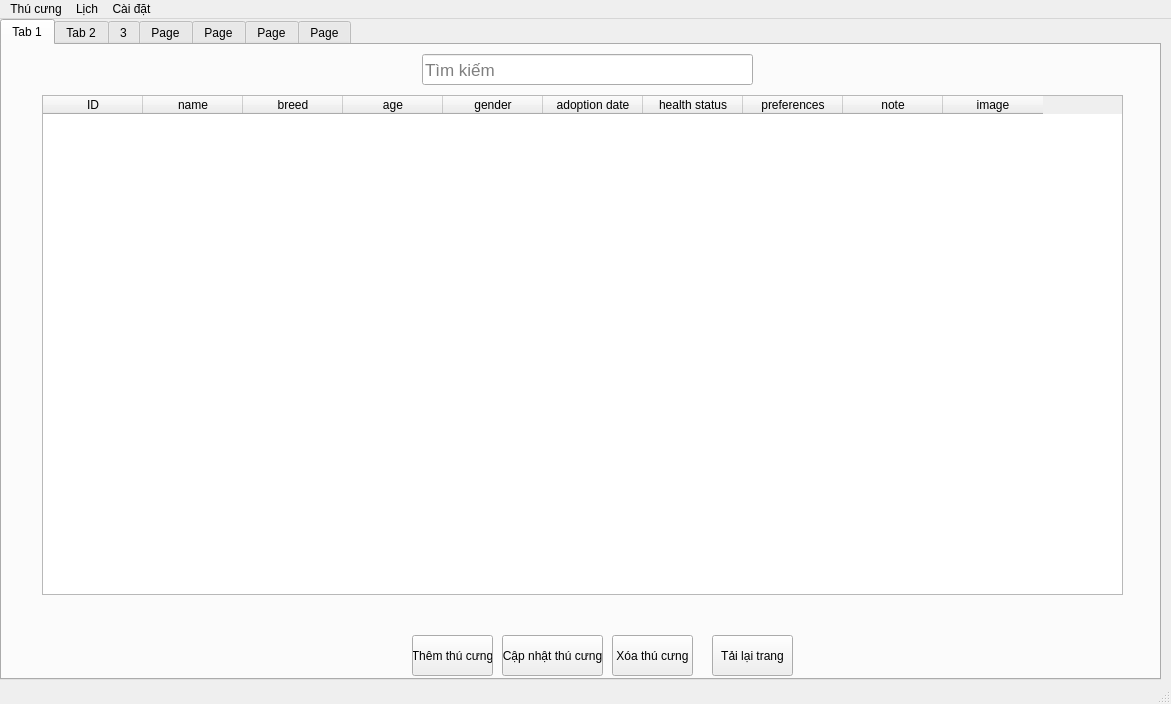
<?xml version="1.0" encoding="UTF-8"?>
<ui version="4.0">
 <class>MainWindow</class>
 <widget class="QMainWindow" name="MainWindow">
  <property name="geometry">
   <rect>
    <x>0</x>
    <y>0</y>
    <width>1171</width>
    <height>704</height>
   </rect>
  </property>
  <property name="windowTitle">
   <string>MainWindow</string>
  </property>
  <widget class="QWidget" name="centralwidget">
   <widget class="QTabWidget" name="tabWidget">
    <property name="geometry">
     <rect>
      <x>0</x>
      <y>0</y>
      <width>1161</width>
      <height>661</height>
     </rect>
    </property>
    <property name="currentIndex">
     <number>0</number>
    </property>
    <widget class="QWidget" name="tab">
     <attribute name="title">
      <string>Tab 1</string>
     </attribute>
     <widget class="QTableWidget" name="petTable">
      <property name="geometry">
       <rect>
        <x>40</x>
        <y>50</y>
        <width>1081</width>
        <height>500</height>
       </rect>
      </property>
      <column>
       <property name="text">
        <string>ID</string>
       </property>
      </column>
      <column>
       <property name="text">
        <string>name</string>
       </property>
      </column>
      <column>
       <property name="text">
        <string>breed</string>
       </property>
      </column>
      <column>
       <property name="text">
        <string>age</string>
       </property>
      </column>
      <column>
       <property name="text">
        <string>gender</string>
       </property>
      </column>
      <column>
       <property name="text">
        <string>adoption date</string>
       </property>
      </column>
      <column>
       <property name="text">
        <string>health status</string>
       </property>
      </column>
      <column>
       <property name="text">
        <string>preferences</string>
       </property>
      </column>
      <column>
       <property name="text">
        <string>note</string>
       </property>
      </column>
      <column>
       <property name="text">
        <string>image</string>
       </property>
      </column>
     </widget>
     <widget class="QPushButton" name="pushButton">
      <property name="geometry">
       <rect>
        <x>410</x>
        <y>590</y>
        <width>81</width>
        <height>41</height>
       </rect>
      </property>
      <property name="text">
       <string>Thêm thú cưng</string>
      </property>
     </widget>
     <widget class="QPushButton" name="pushButton_2">
      <property name="geometry">
       <rect>
        <x>710</x>
        <y>590</y>
        <width>81</width>
        <height>41</height>
       </rect>
      </property>
      <property name="text">
       <string>Tải lại trang</string>
      </property>
     </widget>
     <widget class="QPushButton" name="pushButton_3">
      <property name="geometry">
       <rect>
        <x>610</x>
        <y>590</y>
        <width>81</width>
        <height>41</height>
       </rect>
      </property>
      <property name="text">
       <string>Xóa thú cưng</string>
      </property>
     </widget>
     <widget class="QPushButton" name="pushButton_5">
      <property name="geometry">
       <rect>
        <x>500</x>
        <y>590</y>
        <width>101</width>
        <height>41</height>
       </rect>
      </property>
      <property name="text">
       <string>Cập nhật thú cưng</string>
      </property>
     </widget>
     <widget class="QLineEdit" name="lineEdit_8">
      <property name="geometry">
       <rect>
        <x>420</x>
        <y>9</y>
        <width>331</width>
        <height>31</height>
       </rect>
      </property>
      <property name="font">
       <font>
        <pointsize>13</pointsize>
       </font>
      </property>
      <property name="placeholderText">
       <string>Tìm kiếm </string>
      </property>
     </widget>
    </widget>
    <widget class="QWidget" name="tab_2">
     <attribute name="title">
      <string>Tab 2</string>
     </attribute>
     <widget class="QLabel" name="label">
      <property name="geometry">
       <rect>
        <x>30</x>
        <y>80</y>
        <width>151</width>
        <height>41</height>
       </rect>
      </property>
      <property name="font">
       <font>
        <pointsize>15</pointsize>
       </font>
      </property>
      <property name="text">
       <string>Tên thú cưng:</string>
      </property>
     </widget>
     <widget class="QLineEdit" name="lineEdit">
      <property name="geometry">
       <rect>
        <x>170</x>
        <y>80</y>
        <width>251</width>
        <height>41</height>
       </rect>
      </property>
      <property name="font">
       <font>
        <pointsize>12</pointsize>
       </font>
      </property>
     </widget>
     <widget class="QLineEdit" name="lineEdit_2">
      <property name="geometry">
       <rect>
        <x>170</x>
        <y>150</y>
        <width>251</width>
        <height>41</height>
       </rect>
      </property>
      <property name="font">
       <font>
        <pointsize>12</pointsize>
       </font>
      </property>
     </widget>
     <widget class="QLabel" name="label_2">
      <property name="geometry">
       <rect>
        <x>30</x>
        <y>150</y>
        <width>151</width>
        <height>41</height>
       </rect>
      </property>
      <property name="font">
       <font>
        <pointsize>15</pointsize>
       </font>
      </property>
      <property name="text">
       <string>Giống:</string>
      </property>
     </widget>
     <widget class="QLineEdit" name="lineEdit_3">
      <property name="geometry">
       <rect>
        <x>170</x>
        <y>220</y>
        <width>251</width>
        <height>41</height>
       </rect>
      </property>
      <property name="font">
       <font>
        <pointsize>12</pointsize>
       </font>
      </property>
     </widget>
     <widget class="QLabel" name="label_3">
      <property name="geometry">
       <rect>
        <x>30</x>
        <y>220</y>
        <width>151</width>
        <height>41</height>
       </rect>
      </property>
      <property name="font">
       <font>
        <pointsize>15</pointsize>
       </font>
      </property>
      <property name="text">
       <string>Tuổi:</string>
      </property>
     </widget>
     <widget class="QLineEdit" name="lineEdit_4">
      <property name="geometry">
       <rect>
        <x>170</x>
        <y>360</y>
        <width>251</width>
        <height>41</height>
       </rect>
      </property>
      <property name="font">
       <font>
        <pointsize>12</pointsize>
       </font>
      </property>
      <property name="text">
       <string/>
      </property>
     </widget>
     <widget class="QLabel" name="label_4">
      <property name="geometry">
       <rect>
        <x>30</x>
        <y>360</y>
        <width>111</width>
        <height>41</height>
       </rect>
      </property>
      <property name="font">
       <font>
        <pointsize>15</pointsize>
       </font>
      </property>
      <property name="text">
       <string>Ghi chú:</string>
      </property>
     </widget>
     <widget class="QLabel" name="label_5">
      <property name="geometry">
       <rect>
        <x>30</x>
        <y>290</y>
        <width>151</width>
        <height>41</height>
       </rect>
      </property>
      <property name="font">
       <font>
        <pointsize>15</pointsize>
       </font>
      </property>
      <property name="text">
       <string>Giới tính:</string>
      </property>
     </widget>
     <widget class="QLabel" name="label_6">
      <property name="geometry">
       <rect>
        <x>410</x>
        <y>20</y>
        <width>321</width>
        <height>31</height>
       </rect>
      </property>
      <property name="font">
       <font>
        <pointsize>15</pointsize>
       </font>
      </property>
      <property name="text">
       <string>Thêm/Cập nhật thú cưng</string>
      </property>
     </widget>
     <widget class="QComboBox" name="comboBox">
      <property name="geometry">
       <rect>
        <x>170</x>
        <y>290</y>
        <width>251</width>
        <height>41</height>
       </rect>
      </property>
      <property name="styleSheet">
       <string notr="true">font: 12pt &quot;MS Shell Dlg 2&quot;;</string>
      </property>
      <item>
       <property name="text">
        <string>Đực</string>
       </property>
      </item>
      <item>
       <property name="text">
        <string>Cái</string>
       </property>
      </item>
     </widget>
     <widget class="QLineEdit" name="lineEdit_5">
      <property name="geometry">
       <rect>
        <x>700</x>
        <y>220</y>
        <width>251</width>
        <height>41</height>
       </rect>
      </property>
      <property name="font">
       <font>
        <pointsize>12</pointsize>
       </font>
      </property>
      <property name="text">
       <string/>
      </property>
     </widget>
     <widget class="QLabel" name="label_7">
      <property name="geometry">
       <rect>
        <x>500</x>
        <y>220</y>
        <width>191</width>
        <height>41</height>
       </rect>
      </property>
      <property name="font">
       <font>
        <pointsize>15</pointsize>
       </font>
      </property>
      <property name="text">
       <string>Tình trạng sức khỏe:</string>
      </property>
     </widget>
     <widget class="QLabel" name="label_8">
      <property name="geometry">
       <rect>
        <x>500</x>
        <y>290</y>
        <width>191</width>
        <height>41</height>
       </rect>
      </property>
      <property name="font">
       <font>
        <pointsize>15</pointsize>
       </font>
      </property>
      <property name="text">
       <string>Ngày nhận nuôi:</string>
      </property>
     </widget>
     <widget class="QDateEdit" name="dateEdit">
      <property name="geometry">
       <rect>
        <x>700</x>
        <y>290</y>
        <width>251</width>
        <height>41</height>
       </rect>
      </property>
     </widget>
     <widget class="QPushButton" name="btnAddPet">
      <property name="geometry">
       <rect>
        <x>280</x>
        <y>460</y>
        <width>131</width>
        <height>51</height>
       </rect>
      </property>
      <property name="text">
       <string>Thêm thú cưng</string>
      </property>
     </widget>
     <widget class="QPushButton" name="btnSelectImage">
      <property name="geometry">
       <rect>
        <x>750</x>
        <y>170</y>
        <width>121</width>
        <height>23</height>
       </rect>
      </property>
      <property name="text">
       <string>Chọn ảnh</string>
      </property>
     </widget>
     <widget class="QLabel" name="lblPetImage">
      <property name="geometry">
       <rect>
        <x>706</x>
        <y>20</y>
        <width>201</width>
        <height>131</height>
       </rect>
      </property>
      <property name="text">
       <string/>
      </property>
     </widget>
     <widget class="QPushButton" name="btnUpdatePet">
      <property name="geometry">
       <rect>
        <x>750</x>
        <y>460</y>
        <width>131</width>
        <height>51</height>
       </rect>
      </property>
      <property name="text">
       <string>Cập nhật thú cưng</string>
      </property>
     </widget>
    </widget>
    <widget class="QWidget" name="tab_5">
     <attribute name="title">
      <string>3</string>
     </attribute>
     <widget class="QCalendarWidget" name="calendarWidget">
      <property name="geometry">
       <rect>
        <x>50</x>
        <y>0</y>
        <width>1001</width>
        <height>581</height>
       </rect>
      </property>
     </widget>
     <widget class="QLabel" name="label_9">
      <property name="geometry">
       <rect>
        <x>350</x>
        <y>590</y>
        <width>531</width>
        <height>41</height>
       </rect>
      </property>
      <property name="font">
       <font>
        <pointsize>15</pointsize>
       </font>
      </property>
      <property name="styleSheet">
       <string notr="true"/>
      </property>
      <property name="text">
       <string/>
      </property>
      <property name="scaledContents">
       <bool>false</bool>
      </property>
      <property name="alignment">
       <set>Qt::AlignCenter</set>
      </property>
     </widget>
     <widget class="QPushButton" name="pushButton_4">
      <property name="geometry">
       <rect>
        <x>1060</x>
        <y>40</y>
        <width>81</width>
        <height>41</height>
       </rect>
      </property>
      <property name="text">
       <string>Xóa lịch hẹn</string>
      </property>
     </widget>
     <widget class="QPushButton" name="pushButton_6">
      <property name="geometry">
       <rect>
        <x>1050</x>
        <y>110</y>
        <width>101</width>
        <height>51</height>
       </rect>
      </property>
      <property name="text">
       <string>Cập nhật lịch hẹn</string>
      </property>
     </widget>
    </widget>
    <widget class="QWidget" name="tab_6">
     <attribute name="title">
      <string>Page</string>
     </attribute>
     <widget class="QLabel" name="label_17">
      <property name="geometry">
       <rect>
        <x>460</x>
        <y>20</y>
        <width>181</width>
        <height>31</height>
       </rect>
      </property>
      <property name="font">
       <font>
        <pointsize>15</pointsize>
       </font>
      </property>
      <property name="text">
       <string>Đặt lịch nhắc nhở</string>
      </property>
     </widget>
     <widget class="QLineEdit" name="lineEdit_11">
      <property name="geometry">
       <rect>
        <x>210</x>
        <y>150</y>
        <width>251</width>
        <height>41</height>
       </rect>
      </property>
      <property name="font">
       <font>
        <pointsize>12</pointsize>
       </font>
      </property>
     </widget>
     <widget class="QLabel" name="label_18">
      <property name="geometry">
       <rect>
        <x>70</x>
        <y>150</y>
        <width>151</width>
        <height>41</height>
       </rect>
      </property>
      <property name="font">
       <font>
        <pointsize>15</pointsize>
       </font>
      </property>
      <property name="text">
       <string>Sự kiện:</string>
      </property>
     </widget>
     <widget class="QLabel" name="label_19">
      <property name="geometry">
       <rect>
        <x>70</x>
        <y>220</y>
        <width>151</width>
        <height>41</height>
       </rect>
      </property>
      <property name="font">
       <font>
        <pointsize>15</pointsize>
       </font>
      </property>
      <property name="text">
       <string>Loại sự kiện:</string>
      </property>
     </widget>
     <widget class="QLabel" name="label_21">
      <property name="geometry">
       <rect>
        <x>70</x>
        <y>290</y>
        <width>111</width>
        <height>41</height>
       </rect>
      </property>
      <property name="font">
       <font>
        <pointsize>15</pointsize>
       </font>
      </property>
      <property name="text">
       <string>Ghi chú:</string>
      </property>
     </widget>
     <widget class="QLineEdit" name="lineEdit_14">
      <property name="geometry">
       <rect>
        <x>210</x>
        <y>290</y>
        <width>251</width>
        <height>41</height>
       </rect>
      </property>
      <property name="font">
       <font>
        <pointsize>12</pointsize>
       </font>
      </property>
      <property name="text">
       <string/>
      </property>
     </widget>
     <widget class="QLabel" name="label_22">
      <property name="geometry">
       <rect>
        <x>70</x>
        <y>80</y>
        <width>151</width>
        <height>41</height>
       </rect>
      </property>
      <property name="font">
       <font>
        <pointsize>15</pointsize>
       </font>
      </property>
      <property name="text">
       <string>Tên thú cưng:</string>
      </property>
     </widget>
     <widget class="QComboBox" name="comboBox_4">
      <property name="geometry">
       <rect>
        <x>210</x>
        <y>80</y>
        <width>251</width>
        <height>41</height>
       </rect>
      </property>
      <property name="styleSheet">
       <string notr="true">font: 12pt &quot;MS Shell Dlg 2&quot;;</string>
      </property>
     </widget>
     <widget class="QComboBox" name="comboBox_5">
      <property name="geometry">
       <rect>
        <x>210</x>
        <y>220</y>
        <width>251</width>
        <height>41</height>
       </rect>
      </property>
      <property name="styleSheet">
       <string notr="true">font: 12pt &quot;MS Shell Dlg 2&quot;;</string>
      </property>
      <item>
       <property name="text">
        <string>Tiêm phòng</string>
       </property>
      </item>
      <item>
       <property name="text">
        <string>Tẩy giun</string>
       </property>
      </item>
      <item>
       <property name="text">
        <string>Khám định kì</string>
       </property>
      </item>
      <item>
       <property name="text">
        <string>Khác</string>
       </property>
      </item>
     </widget>
     <widget class="QDateEdit" name="dateEdit_3">
      <property name="geometry">
       <rect>
        <x>790</x>
        <y>80</y>
        <width>251</width>
        <height>41</height>
       </rect>
      </property>
     </widget>
     <widget class="QLabel" name="label_20">
      <property name="geometry">
       <rect>
        <x>660</x>
        <y>80</y>
        <width>111</width>
        <height>41</height>
       </rect>
      </property>
      <property name="font">
       <font>
        <pointsize>15</pointsize>
       </font>
      </property>
      <property name="text">
       <string>Ngày hẹn:</string>
      </property>
     </widget>
     <widget class="QPushButton" name="btnDatLich">
      <property name="geometry">
       <rect>
        <x>480</x>
        <y>380</y>
        <width>131</width>
        <height>51</height>
       </rect>
      </property>
      <property name="text">
       <string>Đặt lịch</string>
      </property>
     </widget>
     <widget class="QPushButton" name="btnDatLich_2">
      <property name="geometry">
       <rect>
        <x>480</x>
        <y>440</y>
        <width>131</width>
        <height>51</height>
       </rect>
      </property>
      <property name="text">
       <string>Cập nhật lịch</string>
      </property>
     </widget>
    </widget>
    <widget class="QWidget" name="tab_3">
     <attribute name="title">
      <string>Page</string>
     </attribute>
     <widget class="QPushButton" name="btnAddPhysical">
      <property name="geometry">
       <rect>
        <x>400</x>
        <y>330</y>
        <width>131</width>
        <height>51</height>
       </rect>
      </property>
      <property name="text">
       <string>Thêm thông tin</string>
      </property>
     </widget>
     <widget class="QPushButton" name="btnUpdatePhysical">
      <property name="geometry">
       <rect>
        <x>620</x>
        <y>330</y>
        <width>131</width>
        <height>51</height>
       </rect>
      </property>
      <property name="text">
       <string>Cập nhật thông tin</string>
      </property>
     </widget>
     <widget class="QLineEdit" name="lineEdit_7">
      <property name="geometry">
       <rect>
        <x>240</x>
        <y>240</y>
        <width>251</width>
        <height>41</height>
       </rect>
      </property>
      <property name="font">
       <font>
        <pointsize>12</pointsize>
       </font>
      </property>
     </widget>
     <widget class="QLabel" name="label_10">
      <property name="geometry">
       <rect>
        <x>410</x>
        <y>40</y>
        <width>371</width>
        <height>31</height>
       </rect>
      </property>
      <property name="font">
       <font>
        <pointsize>15</pointsize>
       </font>
      </property>
      <property name="text">
       <string>Cập nhật/Thêm thông tin vật lí thú cưng</string>
      </property>
     </widget>
     <widget class="QLabel" name="label_14">
      <property name="geometry">
       <rect>
        <x>100</x>
        <y>100</y>
        <width>151</width>
        <height>41</height>
       </rect>
      </property>
      <property name="font">
       <font>
        <pointsize>15</pointsize>
       </font>
      </property>
      <property name="text">
       <string>Tên thú cưng:</string>
      </property>
     </widget>
     <widget class="QLabel" name="label_12">
      <property name="geometry">
       <rect>
        <x>100</x>
        <y>240</y>
        <width>151</width>
        <height>41</height>
       </rect>
      </property>
      <property name="font">
       <font>
        <pointsize>15</pointsize>
       </font>
      </property>
      <property name="text">
       <string>Chiều cao (cm):</string>
      </property>
     </widget>
     <widget class="QLineEdit" name="lineEdit_10">
      <property name="geometry">
       <rect>
        <x>240</x>
        <y>170</y>
        <width>251</width>
        <height>41</height>
       </rect>
      </property>
      <property name="font">
       <font>
        <pointsize>12</pointsize>
       </font>
      </property>
     </widget>
     <widget class="QLabel" name="label_15">
      <property name="geometry">
       <rect>
        <x>560</x>
        <y>100</y>
        <width>151</width>
        <height>41</height>
       </rect>
      </property>
      <property name="font">
       <font>
        <pointsize>15</pointsize>
       </font>
      </property>
      <property name="text">
       <string>Ngày ghi chép:</string>
      </property>
     </widget>
     <widget class="QLabel" name="label_13">
      <property name="geometry">
       <rect>
        <x>100</x>
        <y>170</y>
        <width>151</width>
        <height>41</height>
       </rect>
      </property>
      <property name="font">
       <font>
        <pointsize>15</pointsize>
       </font>
      </property>
      <property name="text">
       <string>Cân nặng (kg):</string>
      </property>
     </widget>
     <widget class="QLabel" name="label_23">
      <property name="geometry">
       <rect>
        <x>560</x>
        <y>170</y>
        <width>111</width>
        <height>41</height>
       </rect>
      </property>
      <property name="font">
       <font>
        <pointsize>15</pointsize>
       </font>
      </property>
      <property name="text">
       <string>Ghi chú:</string>
      </property>
     </widget>
     <widget class="QLineEdit" name="lineEdit_6">
      <property name="geometry">
       <rect>
        <x>700</x>
        <y>170</y>
        <width>251</width>
        <height>41</height>
       </rect>
      </property>
      <property name="font">
       <font>
        <pointsize>12</pointsize>
       </font>
      </property>
      <property name="text">
       <string/>
      </property>
     </widget>
     <widget class="QComboBox" name="comboBox_3">
      <property name="geometry">
       <rect>
        <x>240</x>
        <y>100</y>
        <width>251</width>
        <height>41</height>
       </rect>
      </property>
      <property name="styleSheet">
       <string notr="true">font: 12pt &quot;MS Shell Dlg 2&quot;;</string>
      </property>
      <item>
       <property name="text">
        <string>Đực</string>
       </property>
      </item>
      <item>
       <property name="text">
        <string>Cái</string>
       </property>
      </item>
     </widget>
     <widget class="QDateEdit" name="dateEdit_5">
      <property name="geometry">
       <rect>
        <x>700</x>
        <y>100</y>
        <width>251</width>
        <height>41</height>
       </rect>
      </property>
     </widget>
    </widget>
    <widget class="QWidget" name="tab_7">
     <attribute name="title">
      <string>Page</string>
     </attribute>
     <widget class="QTableWidget" name="petTable_2">
      <property name="geometry">
       <rect>
        <x>270</x>
        <y>20</y>
        <width>621</width>
        <height>500</height>
       </rect>
      </property>
      <column>
       <property name="text">
        <string>pet_id</string>
       </property>
      </column>
      <column>
       <property name="text">
        <string>pet_name</string>
       </property>
      </column>
      <column>
       <property name="text">
        <string>weight</string>
       </property>
      </column>
      <column>
       <property name="text">
        <string>height</string>
       </property>
      </column>
      <column>
       <property name="text">
        <string>date</string>
       </property>
      </column>
      <column>
       <property name="text">
        <string>note</string>
       </property>
      </column>
     </widget>
     <widget class="QPushButton" name="pushButton_7">
      <property name="geometry">
       <rect>
        <x>400</x>
        <y>540</y>
        <width>71</width>
        <height>41</height>
       </rect>
      </property>
      <property name="text">
       <string>Thêm</string>
      </property>
     </widget>
     <widget class="QPushButton" name="pushButton_8">
      <property name="geometry">
       <rect>
        <x>580</x>
        <y>540</y>
        <width>75</width>
        <height>41</height>
       </rect>
      </property>
      <property name="text">
       <string>Xóa</string>
      </property>
     </widget>
     <widget class="QPushButton" name="pushButton_9">
      <property name="geometry">
       <rect>
        <x>670</x>
        <y>540</y>
        <width>75</width>
        <height>41</height>
       </rect>
      </property>
      <property name="text">
       <string>Tải lại trang</string>
      </property>
     </widget>
     <widget class="QPushButton" name="pushButton_10">
      <property name="geometry">
       <rect>
        <x>490</x>
        <y>540</y>
        <width>75</width>
        <height>41</height>
       </rect>
      </property>
      <property name="text">
       <string>Cập nhật</string>
      </property>
     </widget>
    </widget>
    <widget class="QWidget" name="tab_4">
     <attribute name="title">
      <string>Page</string>
     </attribute>
     <widget class="QWidget" name="widget" native="true">
      <property name="geometry">
       <rect>
        <x>260</x>
        <y>120</y>
        <width>691</width>
        <height>451</height>
       </rect>
      </property>
      <widget class="QWidget" name="verticalLayoutWidget">
       <property name="geometry">
        <rect>
         <x>20</x>
         <y>10</y>
         <width>661</width>
         <height>431</height>
        </rect>
       </property>
       <layout class="QVBoxLayout" name="verticalLayout"/>
      </widget>
     </widget>
     <widget class="QLabel" name="label_11">
      <property name="geometry">
       <rect>
        <x>450</x>
        <y>20</y>
        <width>291</width>
        <height>31</height>
       </rect>
      </property>
      <property name="font">
       <font>
        <pointsize>15</pointsize>
       </font>
      </property>
      <property name="text">
       <string>Sự phát triển của thú cưng bạn</string>
      </property>
     </widget>
     <widget class="QComboBox" name="comboBox_6">
      <property name="geometry">
       <rect>
        <x>460</x>
        <y>60</y>
        <width>251</width>
        <height>41</height>
       </rect>
      </property>
      <property name="styleSheet">
       <string notr="true">font: 12pt &quot;MS Shell Dlg 2&quot;;</string>
      </property>
     </widget>
     <widget class="QPushButton" name="pushButton_11">
      <property name="geometry">
       <rect>
        <x>570</x>
        <y>580</y>
        <width>75</width>
        <height>41</height>
       </rect>
      </property>
      <property name="text">
       <string>Stop</string>
      </property>
     </widget>
    </widget>
   </widget>
  </widget>
  <widget class="QMenuBar" name="menubar">
   <property name="geometry">
    <rect>
     <x>0</x>
     <y>0</y>
     <width>1171</width>
     <height>21</height>
    </rect>
   </property>
   <widget class="QMenu" name="menuPets">
    <property name="title">
     <string>Thú cưng</string>
    </property>
    <addaction name="separator"/>
    <addaction name="actionAdd_Pets"/>
    <addaction name="actionC_p_nh_t_th_ng_tin_v_t_l"/>
    <addaction name="actionBi_u_t_ng_tr_ng"/>
   </widget>
   <widget class="QMenu" name="menuL_ch">
    <property name="title">
     <string>Lịch</string>
    </property>
    <addaction name="action_t_l_ch"/>
    <addaction name="actionXem_l_ch"/>
   </widget>
   <widget class="QMenu" name="menu_ng_xu_t">
    <property name="title">
     <string>Cài đặt</string>
    </property>
    <addaction name="action_ng_xu_t"/>
   </widget>
   <addaction name="menuPets"/>
   <addaction name="menuL_ch"/>
   <addaction name="menu_ng_xu_t"/>
  </widget>
  <widget class="QStatusBar" name="statusbar"/>
  <action name="actionAdd_Pets">
   <property name="text">
    <string>Xem/Xóa/Sửa/Cập nhật thú cưng</string>
   </property>
  </action>
  <action name="actionUpdate_Pets">
   <property name="text">
    <string>Update Pets</string>
   </property>
  </action>
  <action name="actionDelete_Pets">
   <property name="text">
    <string>Delete Pets</string>
   </property>
  </action>
  <action name="action_t_l_ch">
   <property name="text">
    <string>Đặt lịch</string>
   </property>
  </action>
  <action name="actionXem_l_ch">
   <property name="text">
    <string>Xem/Xóa/Cập nhật lịch</string>
   </property>
  </action>
  <action name="actionC_p_nh_t_th_ng_tin_v_t_l">
   <property name="text">
    <string>Xem/Cập nhật/Thêm thông tin vật lí</string>
   </property>
  </action>
  <action name="actionBi_u_t_ng_tr_ng">
   <property name="text">
    <string>Biểu đồ tăng trưởng</string>
   </property>
  </action>
  <action name="action_ng_xu_t">
   <property name="text">
    <string>Đăng xuất</string>
   </property>
  </action>
 </widget>
 <resources/>
 <connections/>
</ui>
